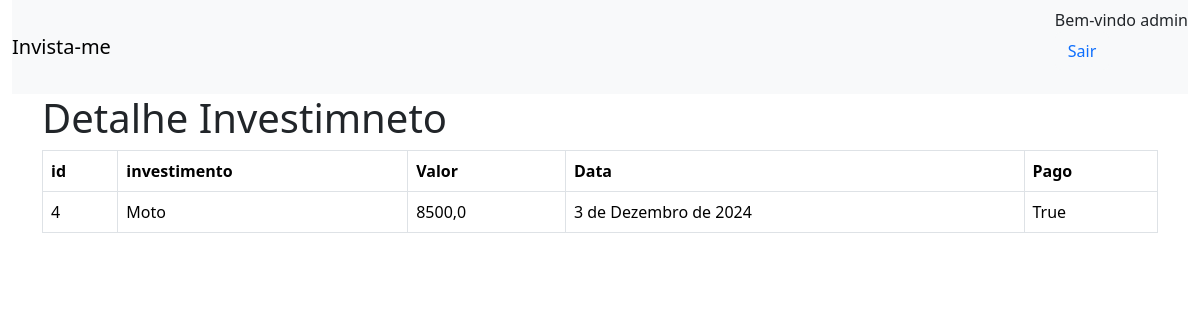
The page //4 (signed in) on the database its author committed.
### invista_me/models.py (models this page shows)
class Investimento(models.Model):
    investimento = models.TextField(max_length=255)
    valor = models.FloatField()
    pago = models.BooleanField(default=False)
    data = models.DateField(default=datetime.now)

### invista_me/views.py (the view)
# urls.py: path('/<int:id_investimento>',detalhe, name='detalhe'),
@login_required
def detalhe(request, id_investimento):
    dados = {
        'dados' : Investimento.objects.get(pk=id_investimento)
        }
    return render(request, 'investimentos/detalhe.html', dados)

### invista_me/templates/investimentos/detalhe.html
{% extends "investimentos/base.html" %}
{% block conteudo %}
<div class='container'>
    <h1>Detalhe Investimneto</h1>
    <table class='table table-hover table-bordered'>
        <tr>
            <th>id</th>
            <th>investimento</th>
            <th>Valor</th>
            <th>Data</th>
            <th>Pago</th>
        </tr>
        <td>{{ dados.id }}</td>
        <td>{{ dados.investimento }}</td>
        <td>{{ dados.valor }}</td>
        <td>{{ dados.data }}</td>
        <td>{{ dados.pago }}</td>
    </table>
</div>
{% endblock  %}

### invista_me/templates/investimentos/base.html (shortened to what this page needs)
<!doctype html>
<html lang="en">
  <head>
    <link href="https://cdn.jsdelivr.net/npm/bootstrap@5.3.3/dist/css/bootstrap.min.css" rel="stylesheet">
  </head>
  <body>
    <div class="container-fluid">
      <nav class="navbar bg-body-tertiary">
          <a class="navbar-brand" href="{% url 'investimentos' %}">Invista-me</a>
          <ul style="list-style: none;">
            {% if user.is_authenticated %}
            <li class="nav-item">
                <strong class= "nav-item nav-link">Bem-vindo {{user.get_username}} </strong>
            </li>
            <li class="nav-item">
                <form method="POST" action="{% url 'logout' %}">
                  <button class="btn bg-light text-primary" type="submit">Sair</button>
                </form>
            </li>
        {% endif %}
          </ul>
        </div>
        {% block conteudo %}
        {% endblock  %}
  </body>
</html>

### rows shown on the page
Investimento: id "4", investimento "Moto", valor "8500,0", data "3 de Dezembro de 2024", pago "True"

### other values the page prints
{{ user.get_username }} "admin"
